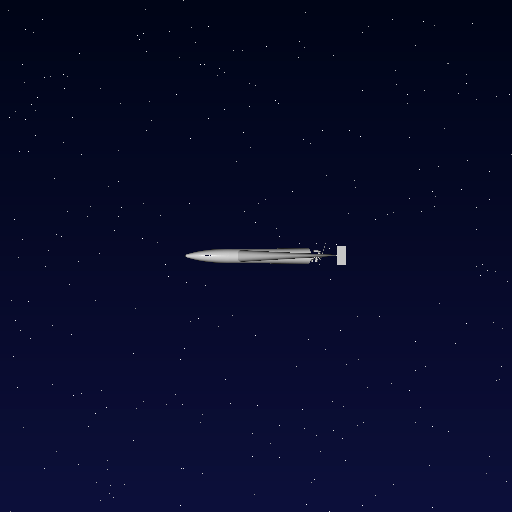
#> input picture tests/test_images/drone/102.1_0.6_8.00_sky0.png, 512 x 512 px
$ python -i frame_enhancer.py   (imports and definitions only)
#> lines starting #> are read from the running program, lines starting #| are printed output that depends on the picture
#> further down, picture is the input picture: shape (512, 512, 3); mean B, G, R 41.2, 10.9, 7.2
"""
frame_enhancer.py — Lightweight CLAHE enhancement for OmniVision3D.

Applies CLAHE to the L channel of LAB colourspace only.
Target: under 5ms per frame on Raspberry Pi 4.
"""

import time

import cv2
import numpy as np


class FrameEnhancer:
    def __init__(self, enable: bool = True) -> None:
        self._enabled = enable
        self._clahe   = cv2.createCLAHE(clipLimit=2.0, tileGridSize=(8, 8))
        self._benchmark()

    # ------------------------------------------------------------------
    def enhance(self, frame: np.ndarray) -> np.ndarray:
        if not self._enabled:
            return frame
        lab        = cv2.cvtColor(frame, cv2.COLOR_BGR2LAB)
        l, a, b    = cv2.split(lab)
        l_eq       = self._clahe.apply(l)
        lab_merged = cv2.merge([l_eq, a, b])
        return cv2.cvtColor(lab_merged, cv2.COLOR_LAB2BGR)

    def toggle(self) -> bool:
        self._enabled = not self._enabled
        return self._enabled

    def is_enabled(self) -> bool:
        return self._enabled

    # ------------------------------------------------------------------
    def _benchmark(self) -> None:
        frame = np.random.randint(0, 255, (480, 640, 3), dtype=np.uint8)
        enabled_orig = self._enabled
        self._enabled = True

        times = []
        for _ in range(100):
            t0 = time.perf_counter()
            self.enhance(frame.copy())
            times.append(time.perf_counter() - t0)
#> this loop made 100 passes
#> pass 1, in enhance, `l, a, b    = cv2.split(lab)`:
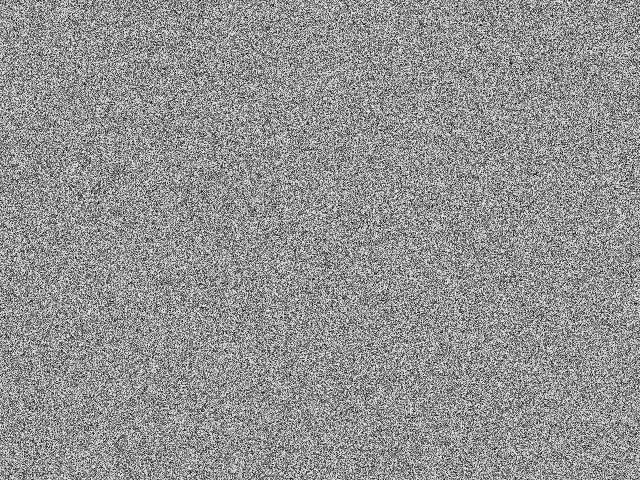
#> l: shape (480, 640); min 1, max 254, mean 146.2
#> pass 1, in enhance, `l, a, b    = cv2.split(lab)`:
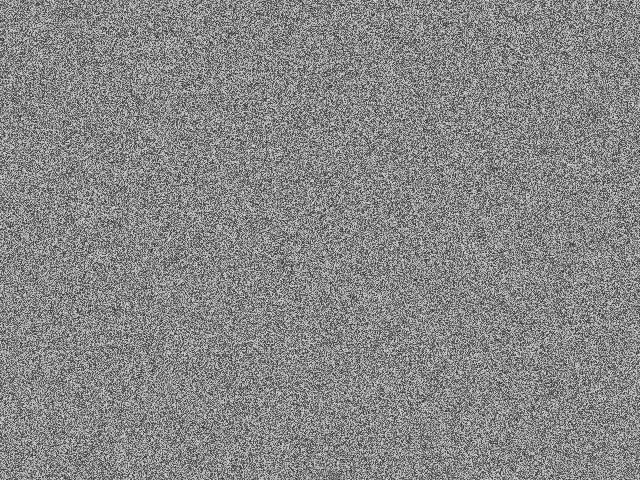
#> a: shape (480, 640); min 42, max 225, mean 134.8
#> pass 1, in enhance, `l, a, b    = cv2.split(lab)`:
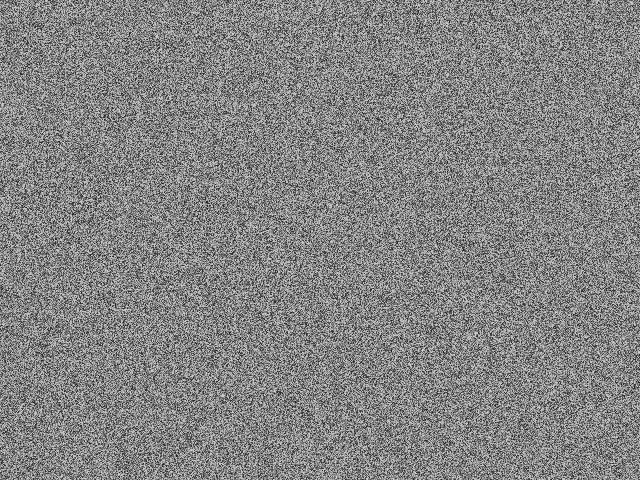
#> b: shape (480, 640); min 21, max 222, mean 131.6
#> after the loop:
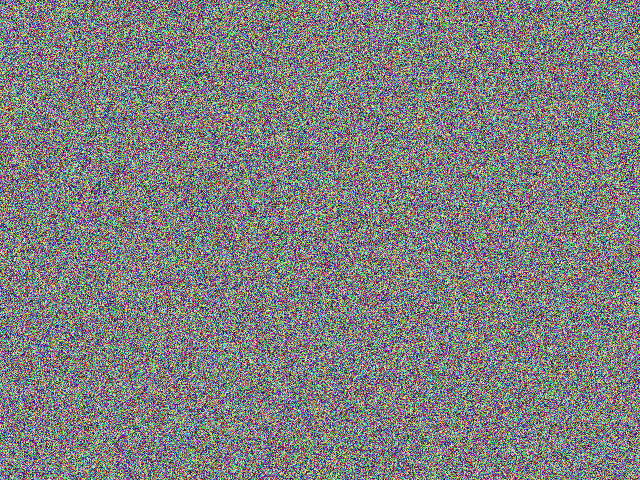
#> frame: shape (480, 640, 3); mean of channels 0, 1, 2 127.1, 127.2, 126.8; drawn as B, G, R
#> after the loop, times = 100 values, max 0.319 at index 0, min 0.0136 at index 77, mean 0.0173

        avg_ms = (sum(times) / len(times)) * 1000
#> avg_ms = 17.32
        self._enabled = enabled_orig

        print(f"[FrameEnhancer] CLAHE benchmark: {avg_ms:.2f}ms avg over 100 frames", flush=True)
#| [FrameEnhancer] CLAHE benchmark: 17.32ms avg over 100 frames
        if avg_ms > 5.0:
            print(f"[FrameEnhancer] WARNING: {avg_ms:.2f}ms exceeds 5ms target", flush=True)
#| [FrameEnhancer] WARNING: 17.32ms exceeds 5ms target

>>> import cv2
>>> picture = cv2.imread('../../tests/test_images/drone/102.1_0.6_8.00_sky0.png')
>>> result = FrameEnhancer().enhance(picture)

$ run again, on tests/test_images/drone/129.8_36.2_3.50_sky2.png
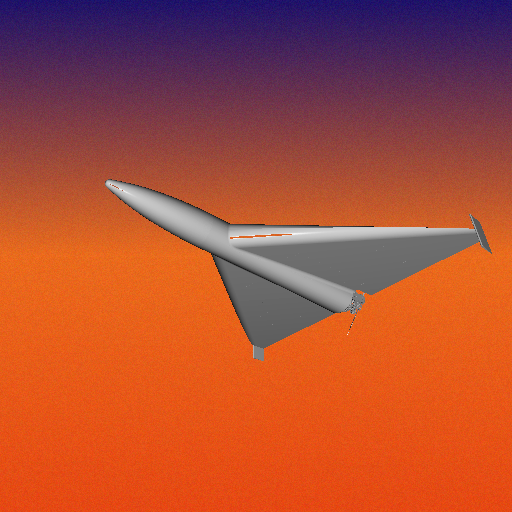
#> input picture tests/test_images/drone/129.8_36.2_3.50_sky2.png, 512 x 512 px
#> picture is the input picture: shape (512, 512, 3); mean B, G, R 53.9, 78, 173.2
#> after the loop in _benchmark, `for _ in range(100):`: times = 100 values, max 0.244 at index 0, min 0.00942 at index 94, mean 0.0128
#> avg_ms = 12.75
#| [FrameEnhancer] CLAHE benchmark: 12.75ms avg over 100 frames
#| [FrameEnhancer] WARNING: 12.75ms exceeds 5ms target
#> `result = FrameEnhancer().enhance(picture)`:
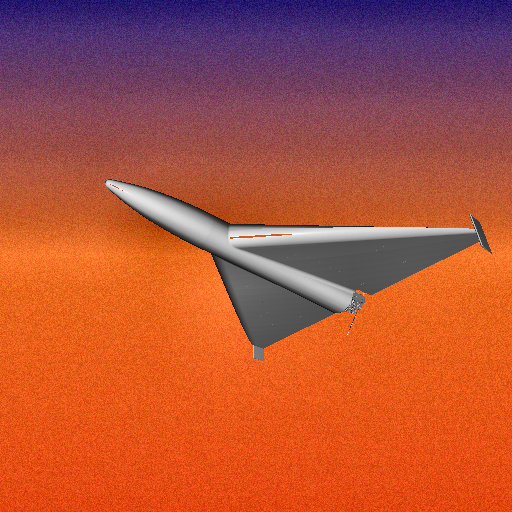
#> result: shape (512, 512, 3); mean B, G, R 58.5, 82.5, 178.2
